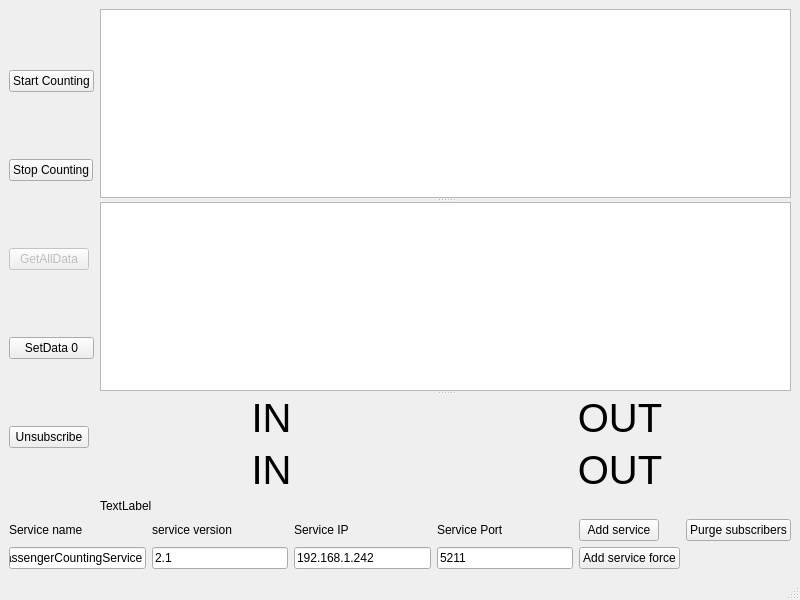
<?xml version="1.0" encoding="UTF-8"?>
<ui version="4.0">
 <class>MainWindow</class>
 <widget class="QMainWindow" name="MainWindow">
  <property name="geometry">
   <rect>
    <x>0</x>
    <y>0</y>
    <width>800</width>
    <height>600</height>
   </rect>
  </property>
  <property name="windowTitle">
   <string>Vdv301ApcTester</string>
  </property>
  <widget class="QWidget" name="centralwidget">
   <property name="sizePolicy">
    <sizepolicy hsizetype="Preferred" vsizetype="Preferred">
     <horstretch>0</horstretch>
     <verstretch>0</verstretch>
    </sizepolicy>
   </property>
   <layout class="QGridLayout" name="gridLayout_2">
    <item row="0" column="1">
     <layout class="QVBoxLayout" name="verticalLayout_2">
      <item>
       <widget class="QSplitter" name="splitter">
        <property name="orientation">
         <enum>Qt::Vertical</enum>
        </property>
        <widget class="QPlainTextEdit" name="plainTextEdit_receivedData">
         <property name="sizePolicy">
          <sizepolicy hsizetype="Expanding" vsizetype="Expanding">
           <horstretch>0</horstretch>
           <verstretch>0</verstretch>
          </sizepolicy>
         </property>
        </widget>
        <widget class="QPlainTextEdit" name="plainTextEdit_response"/>
        <widget class="QWidget" name="gridLayoutWidget">
         <layout class="QGridLayout" name="gridLayout">
          <item row="1" column="0">
           <widget class="QLabel" name="label_in">
            <property name="font">
             <font>
              <pointsize>30</pointsize>
             </font>
            </property>
            <property name="text">
             <string>IN</string>
            </property>
            <property name="alignment">
             <set>Qt::AlignCenter</set>
            </property>
           </widget>
          </item>
          <item row="0" column="2">
           <widget class="QLabel" name="label_in_5">
            <property name="font">
             <font>
              <pointsize>30</pointsize>
             </font>
            </property>
            <property name="text">
             <string>OUT</string>
            </property>
            <property name="alignment">
             <set>Qt::AlignCenter</set>
            </property>
           </widget>
          </item>
          <item row="0" column="0">
           <widget class="QLabel" name="label_in_4">
            <property name="font">
             <font>
              <pointsize>30</pointsize>
             </font>
            </property>
            <property name="text">
             <string>IN</string>
            </property>
            <property name="alignment">
             <set>Qt::AlignCenter</set>
            </property>
           </widget>
          </item>
          <item row="1" column="2">
           <widget class="QLabel" name="label_out">
            <property name="font">
             <font>
              <pointsize>30</pointsize>
             </font>
            </property>
            <property name="text">
             <string>OUT</string>
            </property>
            <property name="alignment">
             <set>Qt::AlignCenter</set>
            </property>
           </widget>
          </item>
          <item row="2" column="0">
           <widget class="QLabel" name="label_publisherIp">
            <property name="text">
             <string>TextLabel</string>
            </property>
           </widget>
          </item>
         </layout>
        </widget>
       </widget>
      </item>
     </layout>
    </item>
    <item row="2" column="0">
     <layout class="QHBoxLayout" name="horizontalLayout"/>
    </item>
    <item row="0" column="0">
     <layout class="QVBoxLayout" name="verticalLayout" stretch="0,0,0,0,0">
      <item>
       <widget class="QPushButton" name="pushButton_startCounting">
        <property name="sizePolicy">
         <sizepolicy hsizetype="Maximum" vsizetype="Fixed">
          <horstretch>0</horstretch>
          <verstretch>0</verstretch>
         </sizepolicy>
        </property>
        <property name="text">
         <string>Start Counting</string>
        </property>
       </widget>
      </item>
      <item>
       <widget class="QPushButton" name="pushButton_stopCounting">
        <property name="sizePolicy">
         <sizepolicy hsizetype="Maximum" vsizetype="Fixed">
          <horstretch>0</horstretch>
          <verstretch>0</verstretch>
         </sizepolicy>
        </property>
        <property name="text">
         <string>Stop Counting</string>
        </property>
       </widget>
      </item>
      <item>
       <widget class="QPushButton" name="pushButton_getAllData">
        <property name="enabled">
         <bool>false</bool>
        </property>
        <property name="sizePolicy">
         <sizepolicy hsizetype="Maximum" vsizetype="Fixed">
          <horstretch>0</horstretch>
          <verstretch>0</verstretch>
         </sizepolicy>
        </property>
        <property name="text">
         <string>GetAllData</string>
        </property>
       </widget>
      </item>
      <item>
       <widget class="QPushButton" name="pushButton_setData0">
        <property name="text">
         <string>SetData 0</string>
        </property>
       </widget>
      </item>
      <item>
       <widget class="QPushButton" name="pushButton_unsubscribe">
        <property name="sizePolicy">
         <sizepolicy hsizetype="Maximum" vsizetype="Fixed">
          <horstretch>0</horstretch>
          <verstretch>0</verstretch>
         </sizepolicy>
        </property>
        <property name="text">
         <string>Unsubscribe</string>
        </property>
       </widget>
      </item>
     </layout>
    </item>
    <item row="1" column="0" colspan="2">
     <layout class="QGridLayout" name="gridLayout_3">
      <item row="1" column="1">
       <widget class="QLineEdit" name="lineEdit_serviceVersion">
        <property name="text">
         <string>2.1</string>
        </property>
       </widget>
      </item>
      <item row="0" column="1">
       <widget class="QLabel" name="label_2">
        <property name="text">
         <string>service version</string>
        </property>
       </widget>
      </item>
      <item row="0" column="4">
       <widget class="QLabel" name="label_4">
        <property name="text">
         <string>Service Port</string>
        </property>
       </widget>
      </item>
      <item row="1" column="3">
       <widget class="QLineEdit" name="lineEdit_serviceIp">
        <property name="text">
         <string>192.168.1.242</string>
        </property>
       </widget>
      </item>
      <item row="0" column="3">
       <widget class="QLabel" name="label_3">
        <property name="text">
         <string>Service IP</string>
        </property>
       </widget>
      </item>
      <item row="1" column="0">
       <widget class="QLineEdit" name="lineEdit_serviceName">
        <property name="text">
         <string>PassengerCountingService</string>
        </property>
       </widget>
      </item>
      <item row="1" column="4">
       <widget class="QLineEdit" name="lineEdit_servicePort">
        <property name="text">
         <string>5211</string>
        </property>
       </widget>
      </item>
      <item row="1" column="5">
       <widget class="QPushButton" name="pushButton_manualAddServiceForce">
        <property name="enabled">
         <bool>true</bool>
        </property>
        <property name="sizePolicy">
         <sizepolicy hsizetype="Maximum" vsizetype="Fixed">
          <horstretch>0</horstretch>
          <verstretch>0</verstretch>
         </sizepolicy>
        </property>
        <property name="text">
         <string>Add service force</string>
        </property>
       </widget>
      </item>
      <item row="0" column="0">
       <widget class="QLabel" name="label">
        <property name="text">
         <string>Service name</string>
        </property>
       </widget>
      </item>
      <item row="0" column="5">
       <widget class="QPushButton" name="pushButton_manualAddService">
        <property name="enabled">
         <bool>true</bool>
        </property>
        <property name="sizePolicy">
         <sizepolicy hsizetype="Maximum" vsizetype="Fixed">
          <horstretch>0</horstretch>
          <verstretch>0</verstretch>
         </sizepolicy>
        </property>
        <property name="text">
         <string>Add service</string>
        </property>
       </widget>
      </item>
      <item row="0" column="6">
       <widget class="QPushButton" name="pushButton_purgeSubscribers">
        <property name="text">
         <string>Purge subscribers</string>
        </property>
       </widget>
      </item>
     </layout>
    </item>
   </layout>
  </widget>
  <widget class="QMenuBar" name="menubar">
   <property name="geometry">
    <rect>
     <x>0</x>
     <y>0</y>
     <width>800</width>
     <height>21</height>
    </rect>
   </property>
  </widget>
  <widget class="QStatusBar" name="statusbar"/>
 </widget>
 <resources/>
 <connections/>
</ui>
